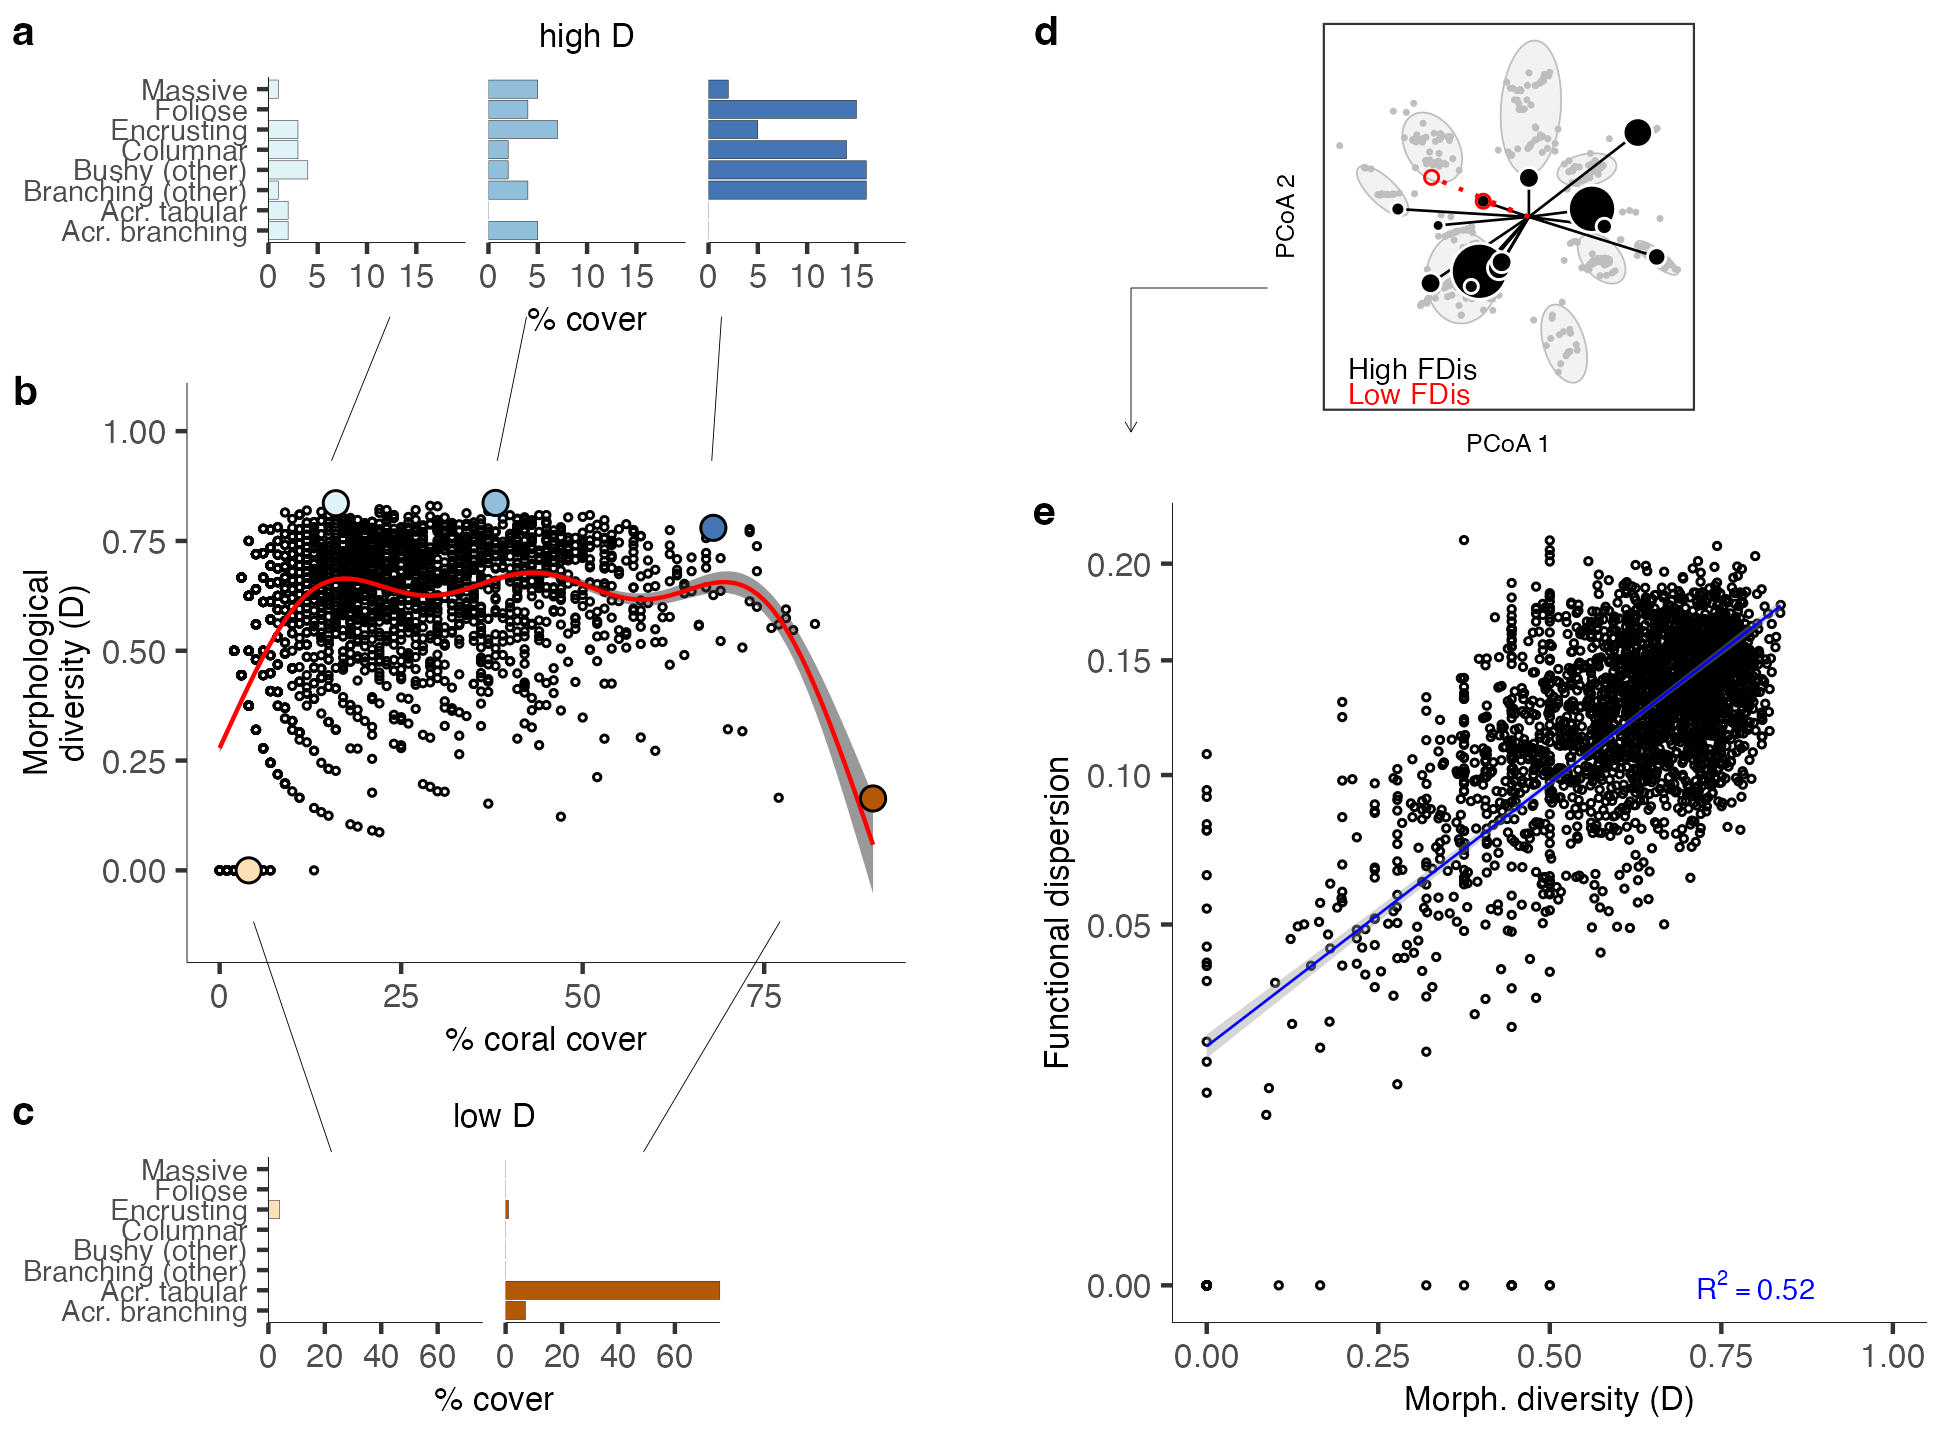

Generate this figure with R:


covD <- ggplot()+
geom_point(data=c1, aes(coral, simpD), shape=21, size=0.5)+
geom_ribbon(data=fit, aes(x=coral, ymin=fit-se, ymax=fit+se), alpha=0.5)+
geom_line(data=fit, aes(coral, fit), col="red")+
geom_point(data=maxminC,aes(n, simpDx, fill=id), shape=21, size=2.5)+
scale_fill_manual(values=c("#e0f3f8","#4575b4","#91bfdb", "#fee0b6", "#b35806"))+
lims(y=c(-0.15,1.05))+
guides(fill="none")+
#geom_smooth(data=c1, aes(coral, simpD))+
labs(x="% coral cover", y="Morphological\ndiversity (D)")+
theme_classic()+theme(axis.line=element_line(size=0.1), axis.text=element_text(size=8), axis.title=element_text(size=8)) 
covD



######################################################
#---------------------------------------------#  DEMO FIG FOR SIMPS-D

highD <- ggplot(maxDs[!maxDs$morph8 %in% c("Acr. Bushy"),] , aes(y=morph8, x=n, fill=t))+
geom_bar(stat="identity", position="dodge", col="black", size=0.05)+
ggtitle("high D")+
scale_x_continuous(expand=c(0,0), breaks=c(0, 5, 10, 15), limits=c(0, 20))+
facet_wrap(~t)+
#scale_fill_manual(values=c("#d8daeb", "#998ec3", "#542788"))+
scale_fill_manual(values=c("#e0f3f8", "#91bfdb", "#4575b4"))+
xlab("% cover")+theme_classic()+theme(axis.line=element_line(size=0.1),axis.title.y=element_blank(), axis.title.x=element_text(size=8), axis.text.x=element_text(size=8), axis.text.y=element_text(size=7), 
plot.title=element_text(hjust=0.5, size=8), strip.text=element_blank(), strip.background=element_blank())
highD


lowD <- ggplot(minDs[!minDs$morph8 %in% c("Acr. Bushy"),] , aes(y=morph8, x=n, fill=t))+
geom_bar(stat="identity", position="dodge", col="black", size=0.05)+
ggtitle("low D")+
facet_wrap(~t)+
scale_x_continuous(expand=c(0,0))+
scale_fill_manual(values=c("#fee0b6", "#b35806"))+
xlab("% cover")+theme_classic()+theme(axis.line=element_line(size=0.1),axis.title.y=element_blank(),axis.title.x=element_text(size=8), axis.text.x=element_text(size=8), axis.text.y=element_text(size=7), 
plot.title=element_text(hjust=0.5, size=8), strip.text=element_blank(), strip.background=element_blank())
lowD 


demoplot <- plot_grid(
highD+guides(fill="none"),
covD, 
plot_grid(lowD+guides(fill="none"), NULL, rel_widths=c(1, 0.25)), 
ncol=1, rel_heights=c(1, 2, 1), labels=c("a", "b", "c"), label_size=10)
demoplot


######################################################
#---------------------------------------------#  hard coral FD

df2 <- read.csv("data/output/coraltraits.csv")
exampleFD <- read.csv("data/output/exampleFD.csv")
minplot <- exampleFD[exampleFD$type=="LowFD",]
maxplot <- exampleFD[exampleFD$type=="HighFD",]


coord <- aggregate(dim1~link, df2, mean)
coord$dim2 <- aggregate(dim2~link, df2, mean)$dim2
coord$dim3 <- aggregate(dim3~link, df2, mean)$dim3
coord$dim4 <- aggregate(dim4~link, df2, mean)$dim4
coord

ggplot() +
  geom_point(data=df2, aes(dim1, dim2), shape=21, size=0.5, stroke=0.25, col="black")+
geom_point(data=coord, aes(dim1, dim2), col="red")

FDdemo <- ggplot() +
  geom_point(data=df2, aes(dim1, dim2), size=0.15,  col="grey")+
   stat_ellipse(data=df2, aes(dim1, dim2, group=factor(kclust)), col="grey", fill="grey", geom="polygon", alpha=0.2, size=0.2)+
  geom_segment(data=maxplot[maxplot$n > 0,], aes(x=0, xend=dim1, y=0, yend=dim2), col="black", size=0.3)+ #"#5ab4ac"
geom_point(data=maxplot[maxplot$n > 0,], aes(dim1, dim2, size=n), fill="black", shape=21, stroke=0.5, col="white")+
geom_segment(data=minplot[minplot$n > 0,], aes(x=0, xend=dim1, y=0, yend=dim2), col="red", linetype="dotted")+
  geom_point(data=minplot[minplot$n > 0,], aes(dim1, dim2, size=n), col="red", shape=21)+
scale_radius(range=c(1,6))+guides(size="none")+
geom_text(data=NULL, aes(x=-0.4, y=-0.24, label="High FDis"), col="black", size=2.5, hjust=0)+
geom_text(data=NULL, aes(x=-0.4, y=-0.28, label="Low FDis"), col="red", size=2.5, hjust=0)+
labs(x="PCoA 1", y="PCoA 2")+
theme_bw()+theme(axis.text=element_blank(), axis.ticks=element_blank(), axis.title=element_text(size=6), panel.grid.minor=element_blank(), panel.grid.major=element_blank())
FDdemo


FDtoD <- ggplot(df1, aes(simpD, FDis))+
geom_point(shape=21, size=0.5)+
geom_smooth(method="lm", col="blue", size=0.3)+
labs(x="Morph. diversity (D)", y="Functional dispersion")+
annotate(geom = 'text', x = 0.8, y = 0,    label = paste("R^2 == ", rsq), parse = TRUE, size=2.5, col="blue")+
scale_y_sqrt()+
theme_classic()+theme(axis.line=element_line(size=0.1), axis.text=element_text(size=8), axis.title=element_text(size=8)) 
FDtoD 

FDdemoplot2 <- plot_grid(
plot_grid(NULL, FDdemo, NULL, nrow=1, rel_widths=c(0.5, 1,0.5)),
FDtoD, ncol=1, rel_heights=c(1, 2), labels=c("d", "e"), label_size=10)
FDdemoplot2

FIG3 <- plot_grid(demoplot, NULL, FDdemoplot2, nrow=1, rel_widths=c(1, 0.1, 1))+
draw_line(x=c(0.2, 0.17), y=c(0.78, 0.68), size=0.1)+
draw_line(x=c(0.27, 0.255), y=c(0.78, 0.68), size=0.1)+
draw_line(x=c(0.37, 0.365), y=c(0.78, 0.68), size=0.1)+
draw_line(x=c(0.13, 0.17), y=c(0.36, 0.2), size=0.1)+
draw_line(x=c(0.4, 0.33), y=c(0.36, 0.2), size=0.1)+
draw_line(x=c(0.65, 0.58), y=c(0.8, 0.8), size=0.1)+
draw_line(x=c(0.58, 0.58), y=c(0.8, 0.7), size=0.1, arrow=arrow(length=unit(1, "mm")))
FIG3
